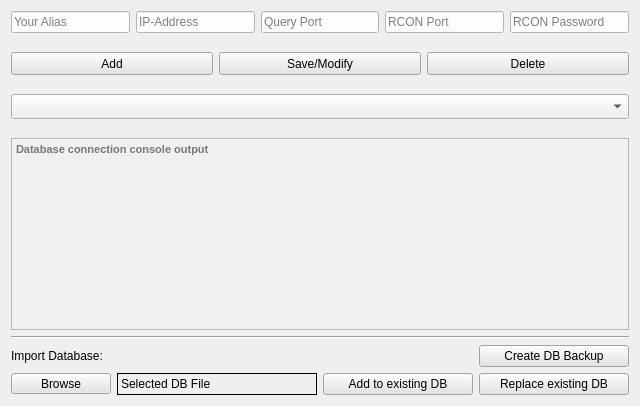
     <widget class="QWidget" name="Tab_Server">
      <attribute name="title">
       <string>Server Manager</string>
      </attribute>
      <layout class="QVBoxLayout" name="verticalLayout_20">
       <item>
        <layout class="QVBoxLayout" name="verticalLayout_19">
         <item>
          <layout class="QVBoxLayout" name="verticalLayout_18">
           <item>
            <layout class="QHBoxLayout" name="horizontalLayout_15">
             <item>
              <widget class="QLineEdit" name="server_alias">
               <property name="minimumSize">
                <size>
                 <width>105</width>
                 <height>20</height>
                </size>
               </property>
               <property name="toolTip">
                <string>Alias Name of the server</string>
               </property>
               <property name="statusTip">
                <string>Alias Name of the server</string>
               </property>
               <property name="styleSheet">
                <string notr="true">background-color:rgb(254, 254, 254);</string>
               </property>
               <property name="text">
                <string/>
               </property>
               <property name="placeholderText">
                <string>Your Alias</string>
               </property>
              </widget>
             </item>
             <item>
              <widget class="QLineEdit" name="server_ip">
               <property name="minimumSize">
                <size>
                 <width>105</width>
                 <height>20</height>
                </size>
               </property>
               <property name="toolTip">
                <string>IP Address of the server</string>
               </property>
               <property name="statusTip">
                <string>IP Address of the server</string>
               </property>
               <property name="styleSheet">
                <string notr="true">background-color:rgb(254, 254, 254);</string>
               </property>
               <property name="text">
                <string/>
               </property>
               <property name="placeholderText">
                <string>IP-Address</string>
               </property>
              </widget>
             </item>
             <item>
              <widget class="QLineEdit" name="server_query">
               <property name="minimumSize">
                <size>
                 <width>106</width>
                 <height>20</height>
                </size>
               </property>
               <property name="toolTip">
                <string>Query Port of the server</string>
               </property>
               <property name="statusTip">
                <string>Query Port of the server</string>
               </property>
               <property name="styleSheet">
                <string notr="true">background-color:rgb(254, 254, 254);</string>
               </property>
               <property name="text">
                <string/>
               </property>
               <property name="placeholderText">
                <string>Query Port</string>
               </property>
              </widget>
             </item>
             <item>
              <widget class="QLineEdit" name="server_rconport">
               <property name="minimumSize">
                <size>
                 <width>105</width>
                 <height>20</height>
                </size>
               </property>
               <property name="toolTip">
                <string>RCON Port of the server</string>
               </property>
               <property name="statusTip">
                <string>RCON Port of the server</string>
               </property>
               <property name="layoutDirection">
                <enum>Qt::LeftToRight</enum>
               </property>
               <property name="styleSheet">
                <string notr="true">background-color:rgb(254, 254, 254);</string>
               </property>
               <property name="text">
                <string/>
               </property>
               <property name="placeholderText">
                <string>RCON Port</string>
               </property>
              </widget>
             </item>
             <item>
              <widget class="QLineEdit" name="server_rconpw">
               <property name="minimumSize">
                <size>
                 <width>105</width>
                 <height>20</height>
                </size>
               </property>
               <property name="toolTip">
                <string>RCON Password of the server</string>
               </property>
               <property name="statusTip">
                <string>RCON Password of the server</string>
               </property>
               <property name="layoutDirection">
                <enum>Qt::LeftToRight</enum>
               </property>
               <property name="styleSheet">
                <string notr="true">background-color:rgb(254, 254, 254);</string>
               </property>
               <property name="text">
                <string/>
               </property>
               <property name="echoMode">
                <enum>QLineEdit::PasswordEchoOnEdit</enum>
               </property>
               <property name="placeholderText">
                <string>RCON Password</string>
               </property>
              </widget>
             </item>
            </layout>
           </item>
           <item>
            <spacer name="verticalSpacer_10">
             <property name="orientation">
              <enum>Qt::Vertical</enum>
             </property>
             <property name="sizeType">
              <enum>QSizePolicy::Minimum</enum>
             </property>
             <property name="sizeHint" stdset="0">
              <size>
               <width>20</width>
               <height>13</height>
              </size>
             </property>
            </spacer>
           </item>
           <item>
            <layout class="QHBoxLayout" name="horizontalLayout_16">
             <item>
              <widget class="QPushButton" name="btn_server_add">
               <property name="sizePolicy">
                <sizepolicy hsizetype="Expanding" vsizetype="Fixed">
                 <horstretch>0</horstretch>
                 <verstretch>0</verstretch>
                </sizepolicy>
               </property>
               <property name="minimumSize">
                <size>
                 <width>0</width>
                 <height>23</height>
                </size>
               </property>
               <property name="toolTip">
                <string>Add a server to the Database</string>
               </property>
               <property name="statusTip">
                <string>Add a server to the Database</string>
               </property>
               <property name="layoutDirection">
                <enum>Qt::LeftToRight</enum>
               </property>
               <property name="styleSheet">
                <string notr="true">background-color:rgb(228, 228, 228)
</string>
               </property>
               <property name="text">
                <string>Add</string>
               </property>
              </widget>
             </item>
             <item>
              <widget class="QPushButton" name="btn_server_modify">
               <property name="sizePolicy">
                <sizepolicy hsizetype="Expanding" vsizetype="Fixed">
                 <horstretch>0</horstretch>
                 <verstretch>0</verstretch>
                </sizepolicy>
               </property>
               <property name="minimumSize">
                <size>
                 <width>0</width>
                 <height>23</height>
                </size>
               </property>
               <property name="toolTip">
                <string>Save and edited server to the Database</string>
               </property>
               <property name="statusTip">
                <string>Save and edited server to the Database</string>
               </property>
               <property name="layoutDirection">
                <enum>Qt::LeftToRight</enum>
               </property>
               <property name="styleSheet">
                <string notr="true">background-color:rgb(228, 228, 228)
</string>
               </property>
               <property name="text">
                <string>Save/Modify</string>
               </property>
              </widget>
             </item>
             <item>
              <widget class="QPushButton" name="btn_server_delete">
               <property name="sizePolicy">
                <sizepolicy hsizetype="Expanding" vsizetype="Fixed">
                 <horstretch>0</horstretch>
                 <verstretch>0</verstretch>
                </sizepolicy>
               </property>
               <property name="minimumSize">
                <size>
                 <width>0</width>
                 <height>23</height>
                </size>
               </property>
               <property name="toolTip">
                <string>Delete a server from the Database</string>
               </property>
               <property name="statusTip">
                <string>Delete a server from the Database</string>
               </property>
               <property name="layoutDirection">
                <enum>Qt::LeftToRight</enum>
               </property>
               <property name="styleSheet">
                <string notr="true">background-color:rgb(228, 228, 228)
</string>
               </property>
               <property name="text">
                <string>Delete</string>
               </property>
              </widget>
             </item>
            </layout>
           </item>
           <item>
            <spacer name="verticalSpacer_11">
             <property name="orientation">
              <enum>Qt::Vertical</enum>
             </property>
             <property name="sizeType">
              <enum>QSizePolicy::Minimum</enum>
             </property>
             <property name="sizeHint" stdset="0">
              <size>
               <width>20</width>
               <height>13</height>
              </size>
             </property>
            </spacer>
           </item>
           <item>
            <widget class="QComboBox" name="dropdown_server_list">
             <property name="sizePolicy">
              <sizepolicy hsizetype="Expanding" vsizetype="Fixed">
               <horstretch>0</horstretch>
               <verstretch>0</verstretch>
              </sizepolicy>
             </property>
             <property name="minimumSize">
              <size>
               <width>552</width>
               <height>25</height>
              </size>
             </property>
             <property name="font">
              <font>
               <pointsize>10</pointsize>
               <weight>50</weight>
               <bold>false</bold>
              </font>
             </property>
             <property name="toolTip">
              <string>Select Server to modify/delete from List</string>
             </property>
             <property name="statusTip">
              <string>Select Server to modify/delete from List</string>
             </property>
             <property name="styleSheet">
              <string notr="true">background-color: rgb(240, 240, 240)</string>
             </property>
             <property name="editable">
              <bool>false</bool>
             </property>
             <property name="currentText">
              <string>Select Server to modify/delete from List</string>
             </property>
             <property name="placeholderText">
              <string>Select Server to modify/delete from List</string>
             </property>
            </widget>
           </item>
           <item>
            <spacer name="verticalSpacer_12">
             <property name="orientation">
              <enum>Qt::Vertical</enum>
             </property>
             <property name="sizeType">
              <enum>QSizePolicy::Minimum</enum>
             </property>
             <property name="sizeHint" stdset="0">
              <size>
               <width>20</width>
               <height>13</height>
              </size>
             </property>
            </spacer>
           </item>
           <item>
            <widget class="QTextEdit" name="label_db_console">
             <property name="sizePolicy">
              <sizepolicy hsizetype="Expanding" vsizetype="MinimumExpanding">
               <horstretch>0</horstretch>
               <verstretch>0</verstretch>
              </sizepolicy>
             </property>
             <property name="minimumSize">
              <size>
               <width>554</width>
               <height>0</height>
              </size>
             </property>
             <property name="maximumSize">
              <size>
               <width>16777215</width>
               <height>166655</height>
              </size>
             </property>
             <property name="font">
              <font>
               <pointsize>8</pointsize>
               <weight>75</weight>
               <bold>true</bold>
               <kerning>true</kerning>
              </font>
             </property>
             <property name="toolTip">
              <string>Output Console of Database Connection</string>
             </property>
             <property name="statusTip">
              <string>Output Console of Database Connection</string>
             </property>
             <property name="autoFillBackground">
              <bool>false</bool>
             </property>
             <property name="styleSheet">
              <string notr="true">background-image: url(:/img/img/sbck.png);
background-color: #f0f0f0;
background-position: center;
background-repeat: no-repeat;

</string>
             </property>
             <property name="verticalScrollBarPolicy">
              <enum>Qt::ScrollBarAlwaysOff</enum>
             </property>
             <property name="readOnly">
              <bool>false</bool>
             </property>
             <property name="html">
              <string>&lt;!DOCTYPE HTML PUBLIC &quot;-//W3C//DTD HTML 4.0//EN&quot; &quot;http://www.w3.org/TR/REC-html40/strict.dtd&quot;&gt;
&lt;html&gt;&lt;head&gt;&lt;meta name=&quot;qrichtext&quot; content=&quot;1&quot; /&gt;&lt;style type=&quot;text/css&quot;&gt;
p, li { white-space: pre-wrap; }
&lt;/style&gt;&lt;/head&gt;&lt;body style=&quot; font-family:'MS Shell Dlg 2'; font-size:8pt; font-weight:600; font-style:normal;&quot;&gt;
&lt;p style=&quot;-qt-paragraph-type:empty; margin-top:0px; margin-bottom:0px; margin-left:0px; margin-right:0px; -qt-block-indent:0; text-indent:0px; font-size:7pt; font-weight:400;&quot;&gt;&lt;br /&gt;&lt;/p&gt;&lt;/body&gt;&lt;/html&gt;</string>
             </property>
             <property name="placeholderText">
              <string>Database connection console output</string>
             </property>
            </widget>
           </item>
           <item>
            <widget class="Line" name="line_6">
             <property name="orientation">
              <enum>Qt::Horizontal</enum>
             </property>
            </widget>
           </item>
          </layout>
         </item>
         <item>
          <layout class="QHBoxLayout" name="horizontalLayout_29">
           <item>
            <widget class="QLabel" name="label_13">
             <property name="font">
              <font>
               <pointsize>9</pointsize>
               <weight>50</weight>
               <bold>false</bold>
              </font>
             </property>
             <property name="text">
              <string>Import Database:</string>
             </property>
            </widget>
           </item>
           <item>
            <widget class="QPushButton" name="btn_exec_db_backup">
             <property name="minimumSize">
              <size>
               <width>150</width>
               <height>0</height>
              </size>
             </property>
             <property name="maximumSize">
              <size>
               <width>150</width>
               <height>16777215</height>
              </size>
             </property>
             <property name="styleSheet">
              <string notr="true">background-color:rgb(228, 228, 228)
</string>
             </property>
             <property name="text">
              <string>Create DB Backup</string>
             </property>
            </widget>
           </item>
          </layout>
         </item>
         <item>
          <layout class="QHBoxLayout" name="horizontalLayout_18">
           <item>
            <widget class="QToolButton" name="btn_select_database">
             <property name="minimumSize">
              <size>
               <width>100</width>
               <height>0</height>
              </size>
             </property>
             <property name="styleSheet">
              <string notr="true">background-color:rgb(228, 228, 228)
</string>
             </property>
             <property name="text">
              <string>Browse</string>
             </property>
            </widget>
           </item>
           <item>
            <widget class="QLabel" name="label_selected_db">
             <property name="minimumSize">
              <size>
               <width>200</width>
               <height>0</height>
              </size>
             </property>
             <property name="frameShape">
              <enum>QFrame::Box</enum>
             </property>
             <property name="text">
              <string>Selected DB File</string>
             </property>
            </widget>
           </item>
           <item>
            <widget class="QPushButton" name="btn_add_database">
             <property name="minimumSize">
              <size>
               <width>150</width>
               <height>0</height>
              </size>
             </property>
             <property name="maximumSize">
              <size>
               <width>150</width>
               <height>16777215</height>
              </size>
             </property>
             <property name="styleSheet">
              <string notr="true">background-color:rgb(228, 228, 228)
</string>
             </property>
             <property name="text">
              <string>Add to existing DB</string>
             </property>
            </widget>
           </item>
           <item>
            <widget class="QPushButton" name="btn_replace_database">
             <property name="minimumSize">
              <size>
               <width>150</width>
               <height>0</height>
              </size>
             </property>
             <property name="maximumSize">
              <size>
               <width>150</width>
               <height>16777215</height>
              </size>
             </property>
             <property name="styleSheet">
              <string notr="true">background-color:rgb(228, 228, 228)
</string>
             </property>
             <property name="text">
              <string>Replace existing DB</string>
             </property>
            </widget>
           </item>
          </layout>
         </item>
        </layout>
       </item>
      </layout>
     </widget>
